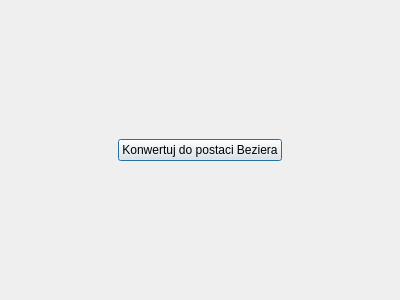
<?xml version="1.0" encoding="UTF-8"?>
<ui version="4.0">
 <class>Dialog</class>
 <widget class="QDialog" name="Dialog">
  <property name="windowModality">
   <enum>Qt::WindowModal</enum>
  </property>
  <property name="geometry">
   <rect>
    <x>0</x>
    <y>0</y>
    <width>400</width>
    <height>300</height>
   </rect>
  </property>
  <property name="windowTitle">
   <string>Dialog</string>
  </property>
  <property name="layoutDirection">
   <enum>Qt::LeftToRight</enum>
  </property>
  <property name="modal">
   <bool>true</bool>
  </property>
  <layout class="QGridLayout" name="gridLayout">
   <item row="0" column="0">
    <widget class="QPushButton" name="convert">
     <property name="sizePolicy">
      <sizepolicy hsizetype="Fixed" vsizetype="Fixed">
       <horstretch>0</horstretch>
       <verstretch>0</verstretch>
      </sizepolicy>
     </property>
     <property name="text">
      <string>Konwertuj do postaci Beziera</string>
     </property>
    </widget>
   </item>
  </layout>
 </widget>
 <resources/>
 <connections/>
</ui>
